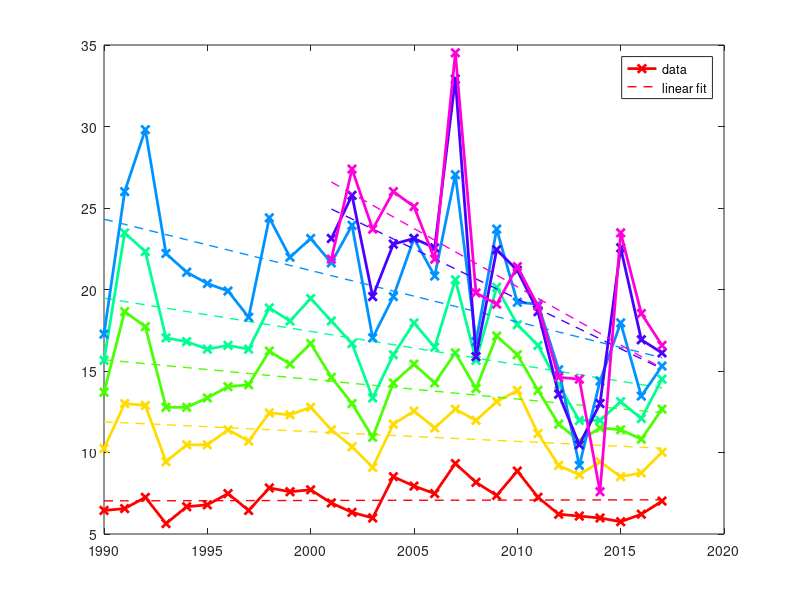

Reproduce this figure in MATLAB. (Note: this script raises an error after producing the figure.)
err1 = importdata('intensity_errors.txt');
err2 = importdata('intensity_errors2.txt');

err_h0 = vertcat(err1(:, 2), err2(:, 2));
err_h12 = vertcat(err1(:, 4), err2(:, 4));
err_h24 = vertcat(err1(:, 6), err2(:, 6));
err_h36 = vertcat(err1(:, 8), err2(:, 8));
err_h48 = vertcat(err1(:, 10), err2(:, 10));
err_h72 = vertcat(err1(:, 12), err2(:, 12));
err_h96 = vertcat(NaN(size(err1, 1), 1), err2(:, 14));
err_h120 = vertcat(NaN(size(err1, 1), 1), err2(:, 16));
years = 1990:2017;

errs = horzcat(err_h12, err_h24, err_h36, err_h48, err_h72, err_h96, err_h120);
errs = errs * 1.15078; % kts to mph
l_colors = hsv(size(errs, 2));
hs = zeros(size(errs, 2), 1);

figure('units','normalized','outerposition',[0 0 0.7 0.7]);
for i = 1:size(errs, 2)
    xx = years(~isnan(errs(:, i)));
    yy = errs(~isnan(errs(:, i)), i);
    
    p = polyfit(xx', yy,1); 
    f = polyval(p,xx); 
    plot(xx', yy, '-x', 'Color', l_colors(i, :), 'Linewidth', 2); hold on;
    hs(i) = plot(xx',f,'--', 'Color', l_colors(i, :), 'Linewidth', 1);
    legend('data','linear fit') 
end
legend(hs, strcat(arr_to_cell_str([12 24 36 48 72 96 120]), 'h'), ...
       'Orientation', 'Horizontal')
set(gca, 'Fontsize', 20, 'Fontweight', 'Bold'); grid on;
ylabel('Forecast Error (mph)'); xlabel('Year'); 
xlim([min(years) max(years)]); ylim([0 40]);